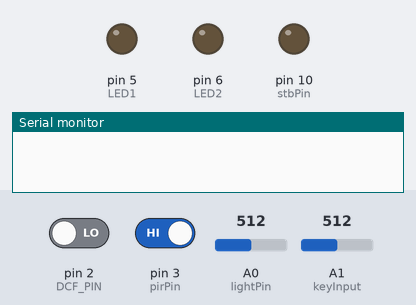
Recording of a program running on a simulated Arduino Uno, built with avr-gcc and run on an emulated ATmega328P. On the bench: output pins drawn as LEDs (lit = HIGH), the last lines printed to the serial monitor. The test bench sets the inputs (shaded band); at power-on: pin 2 (DCF_PIN) LOW, pin 3 (pirPin) HIGH, A0 (lightPin) = 512, A1 (keyInput) = 512. The local clock reads 2024-03-15 10:24:30 at power-on unless the program sets it.

Above: at 0.1 s.
At 1.4 s:
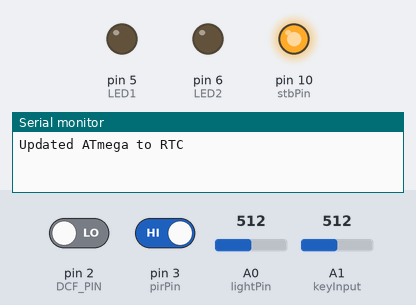
Timing chart, 0 to 2.9 s (numbered marks = the images above):
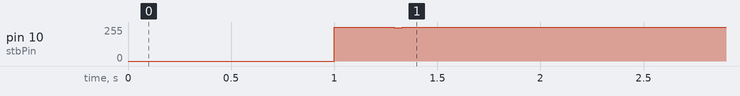

The program:

main.cpp
```cpp
#include <Arduino.h>
#include <SPI.h> // https://community.platformio.org/t/adafruit-busio-adafruit-spidevice-h17-fatal-error-spi-h-no-such-file-or-directory/14864/9
#include "DCF77.h"
#include "Time.h"
#include <Timezone.h>
#include "RTClib.h"
#include <avr/sleep.h>  // Include the AVR sleep library
#include <avr/power.h>  // Optional, if you want to disable/enable peripherals

// Some debug macros for serial printing :)
#ifdef VERBOSE_DEBUG
#define DEBUG(msg) (Serial.print(msg))
#define DEBUG_LN(msg) (Serial.println(msg))
#else
#define DEBUG(msg)
#define DEBUG_LN(msg)
#endif


#define DCF_PIN 2	         // Connection pin to DCF 77 device
#define DCF_INTERRUPT 0		 // Interrupt number associated with pin
#define lightPin A0        // photo resistor sensor
#define keyInput A1        // input from resistors' keyboard
#define PRESS_TOLERANCE 40
#define PRESSED_TIME 10
#define LED1      5
#define LED2      6
#define pirPin    3
#define STAYON   180000UL  // 10 min in milliseconds
#define DELTA    10

// based on the powerbank type, disable deep sleep to avoid switching powerbank off due to low current consumption
const boolean trueSleep = false;

#include "fidelio_display.h"

#ifdef FIDELIODISPLAY_h

    #define dioPin 13
    #define clkPin 14
    #define stbPin 10
    #define spiClk 250000UL

    FidelioDisplay display(dioPin, clkPin, stbPin, spiClk);

#endif

char timetxt[5];

// more time zones, see  http://en.wikipedia.org/wiki/Time_zones_of_Europe
// United Kingdom (London, Belfast)
// TimeChangeRule rBST = {"BST", Last, Sun, Mar, 1, 60};   //British Summer Time
// TimeChangeRule rGMT = {"GMT", Last, Sun, Oct, 2, 0};    //Standard Time
// Timezone UK(rBST, rGMT);

TimeChangeRule rCEST = {"CEST", Last, Sun, Mar, 2, 120};   // starts last Sunday in March at 2:00 am, UTC offset +120 minutes; Central European Summer Time (CEST)
TimeChangeRule rCET =  {"CET", Last, Sun, Oct, 3, 60};     // ends last Sunday in October at 3:00 am, UTC offset +60 minutes; Central European Time (CET)
Timezone CET(rCEST, rCET);


time_t time;
DCF77 DCF = DCF77(DCF_PIN,DCF_INTERRUPT);
RTC_DS1307 rtc;

unsigned long getDCFTime()
{
  time_t DCFtime = DCF.getUTCTime(); // Convert from UTC

  if (DCFtime!=0) {
    return DCFtime;
  }
  return 0;
}

void printDigits(int digits){
  #ifdef VERBOSE_DEBUG
    // utility function for digital clock display: prints preceding colon and leading 0
    Serial.print(":");
    if(digits < 10)
      Serial.print('0');
    Serial.print(digits);
  #endif
}

void digitalClockDisplay(){
  #ifdef VERBOSE_DEBUG
    // digital clock display of the time
    Serial.print(hour());
    printDigits(minute());
    printDigits(second());
    Serial.print(" ");
    Serial.print(day());
    Serial.print(" ");
    Serial.print(month());
    Serial.print(" ");
    Serial.print(year());
    Serial.println();
  #endif
}

void intToTimeString(char *str, int hour, int minute) {
    // Ensure hours and minutes are within 0-99
    hour = hour % 100;
    minute = minute % 100;

    // Convert each digit to a character and place it in the string
    str[0] = '0' + hour / 10;
    str[1] = '0' + hour % 10;
    str[2] = '0' + minute / 10;
    str[3] = '0' + minute % 10;
    str[4] = '\0'; // Null-terminate the string
}

void showSyncProcess(){
  #ifdef FIDELIODISPLAY_h
    intToTimeString(timetxt, 0, DCF.bufLen());
    timetxt[0] = '0'+DCF.lastBit;
    timetxt[1] = ':';
    display.pm(!DCF.bufOk);
    display.write(timetxt);
    // DEBUG_LN(); Serial.print("In sync process: "); DEBUG_LN(timetxt);
  #endif
}

time_t dateTimeToTime_t(DateTime dt) {
    tmElements_t tm;
    tm.Year = dt.year() - 1970;
    tm.Month = dt.month();
    tm.Day = dt.day();
    tm.Hour = dt.hour();
    tm.Minute = dt.minute();
    tm.Second = dt.second();
    return makeTime(tm); // Convert to time_t
}

DateTime time_tToDateTime(time_t t) {
    tmElements_t tm;
    breakTime(t, tm); // Break the time_t into components
    // Construct and return a DateTime object
    return DateTime(tm.Year + 1970, tm.Month, tm.Day, tm.Hour, tm.Minute, tm.Second);
}

volatile long lastMovementTime;
void wakeUp() {
  lastMovementTime = millis();
}

void goToSleep() {
  power_all_disable();
  set_sleep_mode(SLEEP_MODE_PWR_DOWN);
  sleep_enable();
  sleep_mode();
  // Processor wakes up here after ISR
  sleep_disable();
  power_all_enable();
  setTime(dateTimeToTime_t(rtc.now()));
  DCF.Start();
}

enum clockStatusT {main, showDCF, other};
// Define button values
const int buttonValues[5] = {0, 359, 654, 765, 1000}; // Added a fifth value for easier loop checking
int myButton();
int myButton() {
  static int lastButtonState = 0; // last stable button state
  static unsigned long lastDebounceTime = 0; // the last time the output pin was toggled
  static bool buttonNotHandled = true;

  unsigned long currentTime = millis();
  int buttons = analogRead(keyInput);
  // Check each button
  char i = 0;
  do {
    if (buttons < buttonValues[i] + PRESS_TOLERANCE && buttons > buttonValues[i] - PRESS_TOLERANCE) {
      break;
    }
    i++;
  } while ( i < 4); // only 4 buttons 0,1,2,3
  if (i > 3) { // no pressed buttons detected index > number of buttons value (counting from 0: 0,1,2,3)
    lastButtonState = 0;      // no pressed buttons detected
    buttonNotHandled = true;  // we haven't handled any buttons yet
    return 0;
  }
  if (lastButtonState != i+1) { // detected state change
    lastDebounceTime = currentTime; // start debounce loop
    lastButtonState = i+1; // memorize curent button state
  }
  if (currentTime - lastDebounceTime > PRESSED_TIME) {
    if (lastButtonState == i+1 && buttonNotHandled) {
      // DEBUG_LN(buttons);
      buttonNotHandled = false;
      return lastButtonState;
    } else return 0;

  } else return 0;
}

void setup() {
  #ifdef VERBOSE_DEBUG
    Serial.begin(9600);
  #endif
  pinMode(LED1, OUTPUT);
  pinMode(LED2, OUTPUT);
  digitalWrite(LED1, 0);
  digitalWrite(LED2, 0);
  delay(1000);

  pinMode(pirPin, INPUT_PULLUP);
  attachInterrupt(digitalPinToInterrupt(pirPin), wakeUp, RISING);

  DCF.Start();
  setSyncProvider(DCF.getUTCTime);

  #ifdef FIDELIODISPLAY_h
    display.init();
    display.cls();
    display.setBright(7);
  #endif

  if (! rtc.begin()) {
    DEBUG_LN("Could not find RTC");
  }

  if (! rtc.isrunning()) {
    DEBUG_LN("RTC is NOT running, let's set the time!");

    setSyncInterval(30);

    DEBUG_LN("Waiting for DCF77 time ... ");
    DEBUG_LN("It will take at least 2 minutes until a first update can be processed.");
    while(timeStatus()== timeNotSet) {
      showSyncProcess();
      delay(250);
    }
    rtc.adjust(time_tToDateTime(now()));
    DEBUG_LN("Updated ATmega to DCF") ;
  } else {
    setTime(dateTimeToTime_t(rtc.now()));
    DEBUG_LN("Updated ATmega to RTC") ;
  }
  setSyncInterval(180);
}

void loop() {
  static boolean displayOff = false;
  static time_t prevDisplay = 0;          // when the digital clock was displayed
  static int lastBrightness = -1;
  static clockStatusT clockStatus = main;
  static int fidelioBrightness = 7;
  int currentPIRState = digitalRead(pirPin);

  #define maxLight 300
  int currentBrightness = analogRead(lightPin);
  currentBrightness = constrain(currentBrightness, 0, maxLight);
  if (abs(currentBrightness - lastBrightness) >= DELTA) {
    lastBrightness = currentBrightness;
    fidelioBrightness = map(maxLight-currentBrightness, 0, maxLight, 0, 8);
  }

  int button = myButton();
  if (button > 0) {
    // DEBUG_LN(); DEBUG("Pressed: ");     DEBUG_LN(button);
    // digitalWrite(LED_BUILTIN, (digitalRead(LED_BUILTIN) ^ 1));
    // if (1 == button || 2 == button || 3 == button || 4 == button) {
    //   digitalWrite(LED1, (digitalRead(LED1) ^ 1));
    //   // analogWrite(LED1, analogRead(A0)/4);
    // } // else analogWrite(LED1, 0);
    if (2 == button) {
      clockStatus = (clockStatus == showDCF ? main:showDCF);
    }
  }

  switch (clockStatus)  {
      case main:
        if(now() != prevDisplay) { //update the display only if the time has changed
          prevDisplay = now();

          if (!displayOff) {
            // digitalClockDisplay();
            time_t LocalTime = CET.toLocal(now());
            intToTimeString(timetxt, hour(LocalTime), minute(LocalTime));
            display.setBright(fidelioBrightness);
            // DEBUG_LN(); DEBUG("Level: "); DEBUG_LN(fidelioBrightness);
            // DEBUG("TS:");
            // DEBUG_LN(timeStatus());
            display.alarm( (timeStatus() != timeSet) );
            display.pm(!DCF.bufOk);
            display.toogleDots();
            display.write(timetxt);
          }
          int delta = now() - dateTimeToTime_t(rtc.now());
          if ( 0 != delta ) {
            if (timeStatus() == timeSet && DCF.bufOk) {
              rtc.adjust(time_tToDateTime(now()));
              DEBUG_LN();
              DEBUG("Updated RTC to DCF77 by: ") ;
              DEBUG_LN(delta);
            } else {
              setTime(dateTimeToTime_t(rtc.now()));
              DEBUG_LN();
              DEBUG("Updated ATmega to RTC by: ") ;
              DEBUG_LN(delta) ;
            }
          }
        }
        if (!currentPIRState && (abs(millis() - lastMovementTime)  > STAYON) ) {
          if (trueSleep) {
            DEBUG_LN("Going sleep");
            display.Off();
            DCF.Stop();
            delay(100);
            goToSleep();
            delay(500);
            DEBUG_LN("Waking up");
            displayOff = false;
          } else {
            displayOff = true;
            display.cls();
            display.Off();
            // DEBUG_LN("Turn display OFF");
          }
        } else {
          displayOff = false;
          // DEBUG_LN("Turn display ON");
        }
        // DEBUG_LN(); DEBUG("Status 0: "); DEBUG_LN(clockStatus);
        break;
      case showDCF:
        //DEBUG_LN(); DEBUG("Status 1: "); DEBUG_LN(clockStatus);
        display.setBright(fidelioBrightness);
        showSyncProcess();
        if (timeStatus() == timeSet && DCF.bufOk) {
          rtc.adjust(time_tToDateTime(now()));
          DEBUG_LN("Time updated to DCF");
          clockStatus = main;
        }
        break;
      default:
        break;
  }
}
```

Measured:
- by itself, pin 10 (stbPin): 255/255 → 248/255 at 1.3 s, → 255/255 0.04 s later
